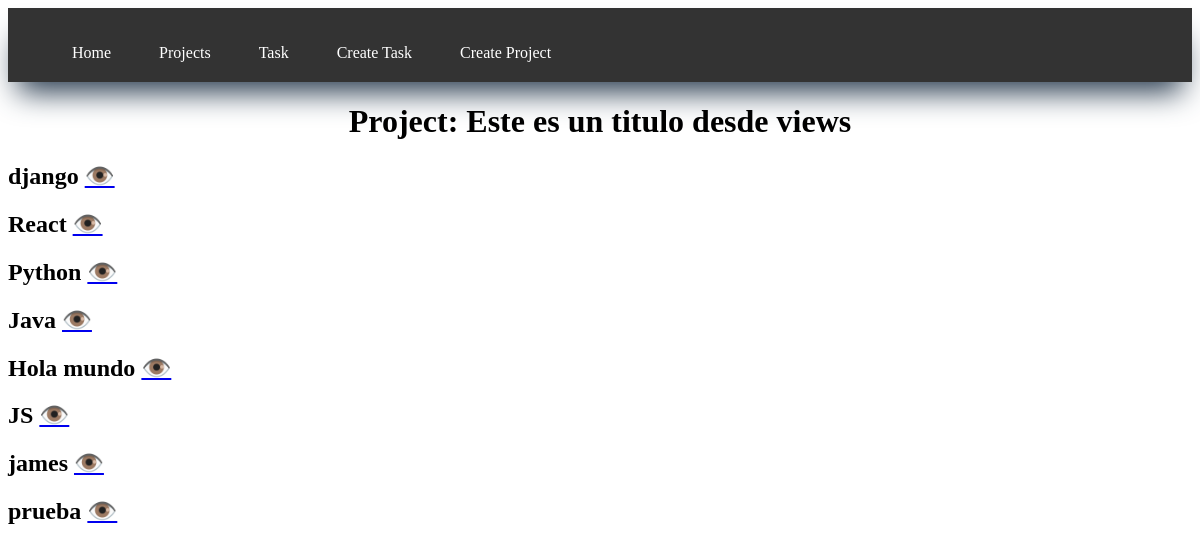
Page /projects on the earlier database version.
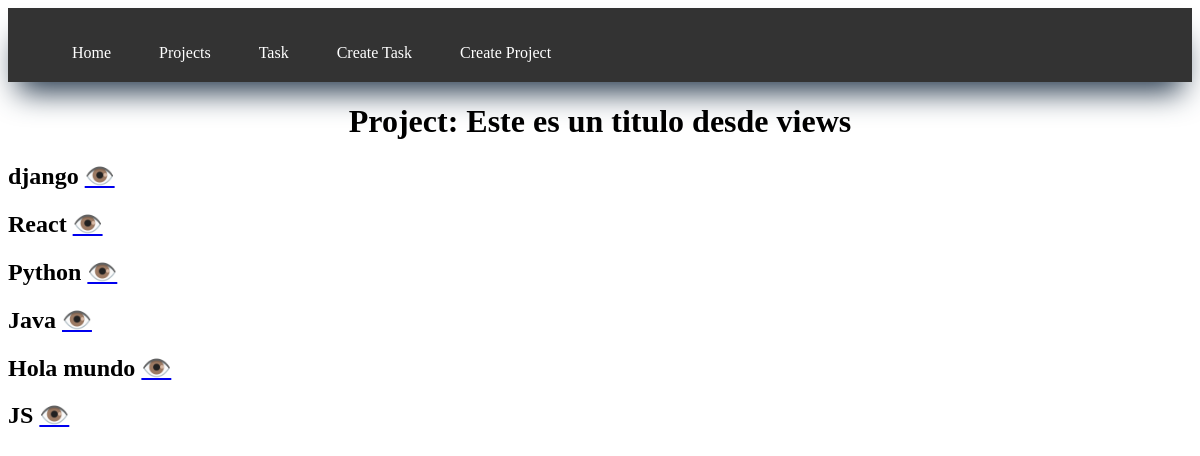
Same page on the later database version.
### myapp/models.py (models this page shows, shortened)
class Project( models.Model ):
    name = models.CharField(max_length=50, help_text='Ingrese el nombre del projecto')

### myapp/views.py (the view)
# urls.py: path('projects', views.projects, name='projects'),
def projects( request ):
    projects = list(Project.objects.values())
    title = "Project: Este es un titulo desde views"
    return render(request, 'projects/projects.html', {
        'title':title,
        'projects':projects
    })

### myapp/templates/projects/projects.html
{% extends 'layouts/base.html' %}
{% block content %}
<h1>{{title}}</h1>
{% for project in projects %}
<article>
    <h2>{{ project.name }} <a href="tasks_project/{{ project.id }}">👁️</a></h2>
</article>
{% endfor %}
{% endblock %}

Differences in the rows shown:
removed Project: name "james"
removed Project: name "prueba"
